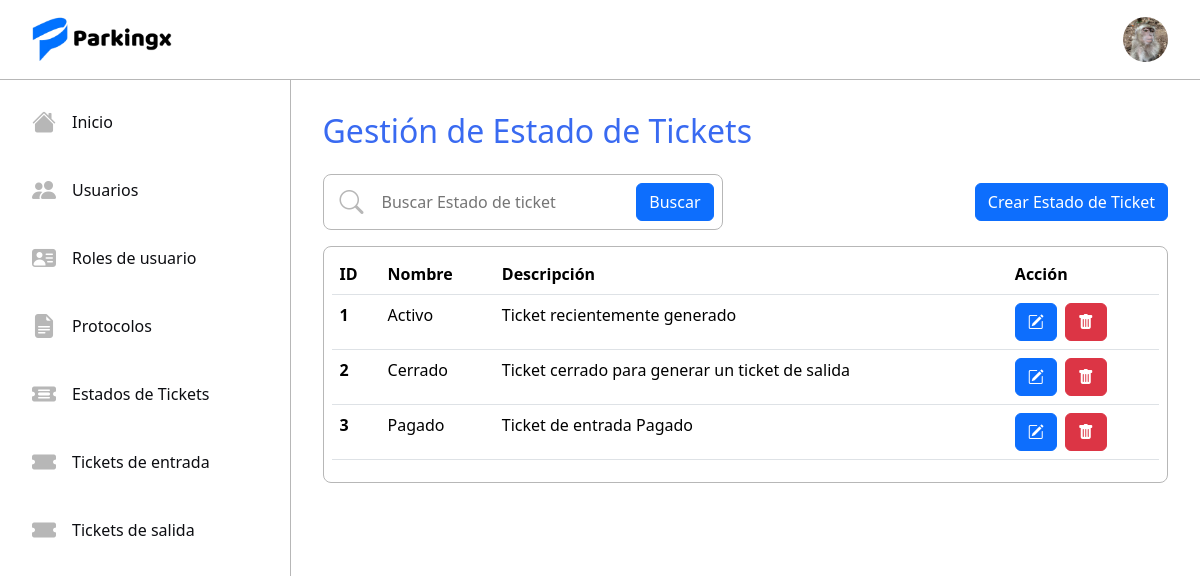
The app's page /statelist/ (signed in) with its own data.
### tickets/models.py (models this page shows, shortened)
class Usuario(AbstractUser):
    name = models.CharField(max_length=50)
    last_name = models.CharField(max_length=50)
    rut = models.CharField(max_length=10)
    email = models.EmailField(max_length=254, unique=True)
    rol = models.ForeignKey(Rol, on_delete=models.RESTRICT)
    avatar = models.ImageField(upload_to='avatars', blank=True, null=True)

class TicketState(models.Model):
    name = models.CharField(max_length=50)
    description = models.TextField()

### tickets/views.py (the view)
# urls.py: path('statelist/', ListTicketState.as_view(), name='statelist'),
@method_decorator(login_required, name='dispatch')
class ListTicketState(ListView):
    model = TicketState
    form_class = TicketStateForm
    template_name = 'tickets/estados/ticketstate.html'
    context_object_name = 'Estado'

### tickets/templates/tickets/estados/ticketstate.html
{% extends "tickets/base.html" %}
{% block content %}
<div class="user-list-content">
  <h2 class="mb-4 blue-sys">Gestión de Estado de Tickets</h2>
  <div class="mb-3 user-template-actions">
      <div class="search-content">
          <i class="bi bi-search menu-icon"></i>
          <input type="text" name="find-rol" class="search-inpt" placeholder="Buscar Estado de ticket" maxlength="10">
          <button class="btn btn-primary">Buscar</button>
      </div>
      <div class="d-flex gap-2">
          <a href="{% url 'statecreate' %}" class="btn btn-primary">Crear Estado de Ticket</a>
      </div>
  </div>
  {% if Estado %}
  <div class="border-table">
      <table class="table ">
          <thead>
              <tr>
                  <th scope="col">ID</th>
                  <th scope="col">Nombre</th>
                  <th scope="col">Descripción</th>
                  <th scope="col">Acción</th>
              </tr>
          </thead>
          <tbody>
              {% for r in Estado %}
              <tr>
                  <th scope="row">{{ r.id }}</th>
                  <td>{{ r.name }}</td>
                  <td>{{ r.description }}</td>
                  <td class="d-flex gap-2">
                      <a href="{% url 'stateupdate' r.id %}" class="btn btn-primary"><i class="bi bi-pencil-square"></i></a>
                      <a href="{% url 'statedelete' r.id %}" class="btn btn-danger"><i class="bi bi-trash-fill"></i></a>
                  </td>
              <tr>
              {% endfor %}
          </tbody>
      </table>
  </div>
  {% else %}
  <h4>No existen Estado de Tickets...</h4>
  {% endif %}
</div>
{% endblock  %}

### tickets/templates/tickets/base.html (shortened to what this page needs)
<!DOCTYPE html>
<html lang="en">
<head>
    <link href="https://cdn.jsdelivr.net/npm/bootstrap@5.3.3/dist/css/bootstrap.min.css" rel="stylesheet">
    <link rel="stylesheet" href="https://cdn.jsdelivr.net/npm/bootstrap-icons@1.11.3/font/bootstrap-icons.min.css">
    {% load static %}
    {% load static %}
    <link rel="stylesheet" href="{% static 'tickets/css/styles.css' %}">
    <link rel="stylesheet" href="{% static 'tickets/css/login.css' %}">
</head>
<body>
    <nav class="navbar bg-body-tertiary">
        <div class="container-fluid">
            <img src="{% static 'tickets/img/Logo.png' %}" class="icon-project" alt="">
            {% if request.user.is_authenticated %}
            {% if request.user.avatar %}
            <img src="{{ request.user.avatar.url }}" alt="" class="avatar" id="avatar">
            {% else %}
            <img src="{% static 'tickets/img/defaultavatar.png' %}" alt="" class="avatar" id="avatar">
            {% endif %}
            {% else %}
            <a href="{% url 'login' %}" class="btn btn-primary">Iniciar sesión</a>
            {% endif %}
        </div>
    </nav>
    <div class="d-flex">
        <div class="sidebar">
            <ul class="nav menu flex-column">
                <li class="nav-item">
                    <a class="option nav-link" href="{% url 'home' %}">
                        <i class="bi bi-house-fill menu-icon"></i>
                        <p class="option-text">Inicio</p>
                    </a>
                </li>
                {% if request.user.rol.name == 'root' or request.user.rol.name == 'Administrador' %}
                <li class="nav-item">
                    <a class="option nav-link" href="{% url 'userlist' %}">
                        <i class="bi bi-people-fill menu-icon"></i>
                        <p class="option-text">Usuarios</p>
                    </a>
                </li>
                <li class="nav-item">
                    <a class="option nav-link" href="{% url 'listrol' %}">
                        <i class="bi bi-person-vcard-fill menu-icon"></i>
                        <p class="option-text">Roles de usuario</p>
                    </a>
                </li>
                <li class="nav-item">
                    <a class="option nav-link" href="{% url 'protocolos' %}">
                        <i class="bi bi-file-earmark-text-fill menu-icon"></i>
                        <p class="option-text">Protocolos</p>
                    </a>
                </li>
                <li class="nav-item">
                    <a class="option nav-link" href="{% url 'statelist' %}">
                        <i class="bi bi-ticket-detailed-fill menu-icon"></i>
                        <p class="option-text">Estados de Tickets</p>
                    </a>
                </li>
                {% endif %}
                {% if request.user.rol.name == 'root' or request.user.rol.name == 'Administrador' or request.user.rol.name == 'Cajero' or request.user.rol.name == 'Portero'%}
                <li class="nav-item">
                    <a class="option nav-link" href="{% url 'ticketE' %}">
                        <i class="bi bi-ticket-fill menu-icon"></i>
                        <p class="option-text">Tickets de entrada</p>
                    </a>
                </li>
                {% if request.user.rol.name != 'Portero' %}
                <li class="nav-item">
                    <a class="option nav-link" href="{% url 'ticketS' %}">
                        <i class="bi bi-ticket-fill menu-icon"></i>
                        <p class="option-text">Tickets de salida</p>
                    </a>
                </li>
                {% endif %}
                {% endif %}
            </ul>
        </div>
        <div class="home-content">
            {% block content %}{% endblock %}
        </div>
    </div>
</body>
    {% load static %}
</html>

### tickets/static/tickets/css/styles.css (style rules this page uses)
:root { --color1: #396af1; --color2: #0d0e12; --color3: #B7B7B7; --color4: #FFFFFF; }
nav { height: 5rem; border-bottom: solid 1px #B7B7B7; background-color: #FFFFFF; }
.bg-body-tertiary { background-color: #FFFFFF !important; }
.blue-sys { color: #396af1; }
.container-fluid { padding: 0 2rem; position: relative; }
.icon-project { width: 9rem; }
.sidebar { width: 20rem; height: 91.5vh; border-right: solid 1px #B7B7B7; }
.nav-link { padding: 0; color: black; transition: .3s; }
.menu { padding: 1rem; gap: 1rem; }
.menu-icon { font-size: 1.5rem; color: #B7B7B7; transition: .3s; }
.option { display: flex; align-items: center; gap: 1rem; padding: .5rem 1rem; border-radius: .5rem; }
.option-text { margin: 0; color: #0d0e12; }
.avatar { width: 45px; height: 45px; border-radius: 50%; cursor: pointer; }
p { margin: 0; }
.home-content { background-color: transparent; height: 91.5vh; width: 83.5%; scroll-behavior: smooth; overflow-y: scroll; }
.user-list-content { display: flex; flex-direction: column; padding: 2rem; height: 91vh; }
.border-table { border: solid 1px #B7B7B7; border-radius: .5rem; padding: .4rem .5rem; }
.search-inpt { border: none; outline: none; width: 100%; }
.search-content { border: solid 1px #B7B7B7; border-radius: .5rem; padding: .5rem .5rem .5rem 1rem; display: flex; align-items: center; gap: 1rem; width: 25rem; }
.user-template-actions { display: flex; justify-content: space-between; align-items: center; }

### records on screen
Usuario: user.avatar (picture)
TicketState: id "1", name "Activo", description "Ticket recientemente generado"
TicketState: id "2", name "Cerrado", description "Ticket cerrado para generar un ticket de salida"
TicketState: id "3", name "Pagado", description "Ticket de entrada Pagado"
